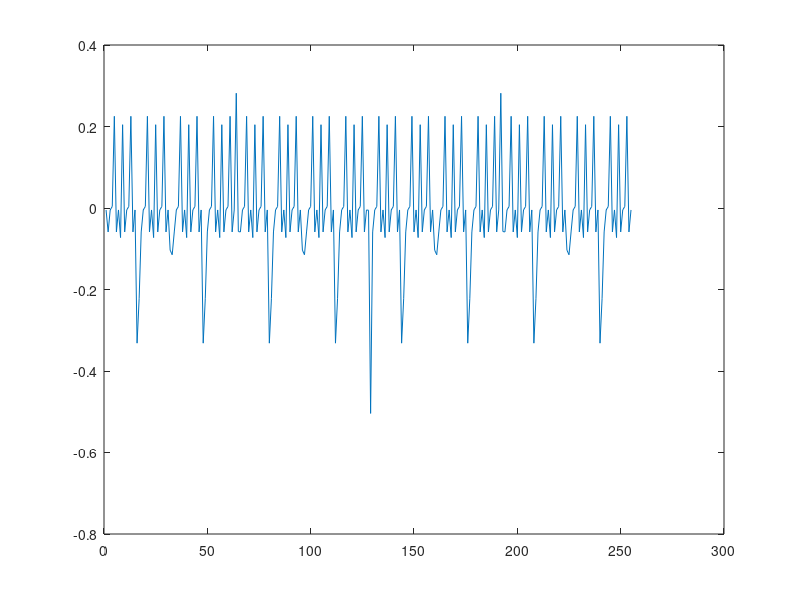

Reproduce this figure in MATLAB.
DNLarray = [];
INLarray = [];
DNL = [];
Vout = [];
total_DNL = [];
maxCode = [];

for z = 1:1
    Cap = 1e-15;
    Cu = 1*Cap;
    sigma_Cu = 0.05;
    %Vout = zeros(1,256);
    resolution = 8;
    LSB = 1/2^resolution;
    Cup = [2^6 2^5 2^4 2^3 2^2 2^1 2^0 1];
    Cdown = [2^6 2^5 2^4 2^3 2^2 2^1 2^0 1];
    Carray = [Cup Cdown];
    
    %initialize Cupm Cdownm
    Cupm = Cup;
    Cdownm = Cdown;
    
    for a = 1:8
        sigma = Cu*Cup(a)*sigma_Cu/sqrt(Cup(a));
        Cupm(a) = normrnd(Cu*Cup(a),sigma);
    end
    for a = 1:8
        sigma = Cu*Cdown(a)*sigma_Cu/sqrt(Cdown(a));
        Cdownm(a) = normrnd(Cu*Cdown(a),sigma);
    end
    
    Vref = 1;
    

    
    for Vin = 0:255
        Vup = 256;
        Vdown = 0;
        code_up = [1 1 1 1 1 1 1 1];
        code_down = [0 0 0 0 0 0 0 0];
        Cmin = 1e-15;
        for i = 1:8
            if Vin > (Vup+Vdown)/2
               Vdown = (Vup+Vdown)/2;
               code_down(i) = 1;
            elseif Vin < (Vup+Vdown)/2
               Vup = (Vup+Vdown)/2;
               code_up(i) = 0;
            else
                %Vout = (Vup+Vdown)/2;
                break;
            end
        end

        %Vout(Vin+1) = Vref*(code_up*Cupm' + code_down*Cdownm')/sum(Cupm+Cdownm);
        Vout = [Vout Vref*(code_up*Cupm' + code_down*Cdownm')/sum(Cupm+Cdownm)];
        if length(Vout)>1
            buff = ((Vout(end)-Vout(end-1)) - LSB)/LSB;
            if abs(buff) < 5
                DNL = [DNL buff];
            end
            
        end
    end
    total_DNL = [total_DNL DNL];
    DNL = [];
    Vout = [];
    
    %INL = zeros(1,256);
    %output_code = [0:1:255];
 
    
    %end
    %DNL(256) = ((1-Vout(256)) - LSB)/LSB;
    %figure;
    %stem(output_code,DNL)
%     for u = 1:255
%         for v = 1:u
%             INL(u) = INL(u) + DNL(v);
%         end
%     end
    %figure;
   % stem(output_code,INL)
   % figure;
    %plot(Vout)
    %DNLarray = [DNLarray;DNL];
    plot(total_DNL)
    
end

%find(total_DNL == max(total_DNL))
%histogram(total_DNL, 'Normalization','probability')